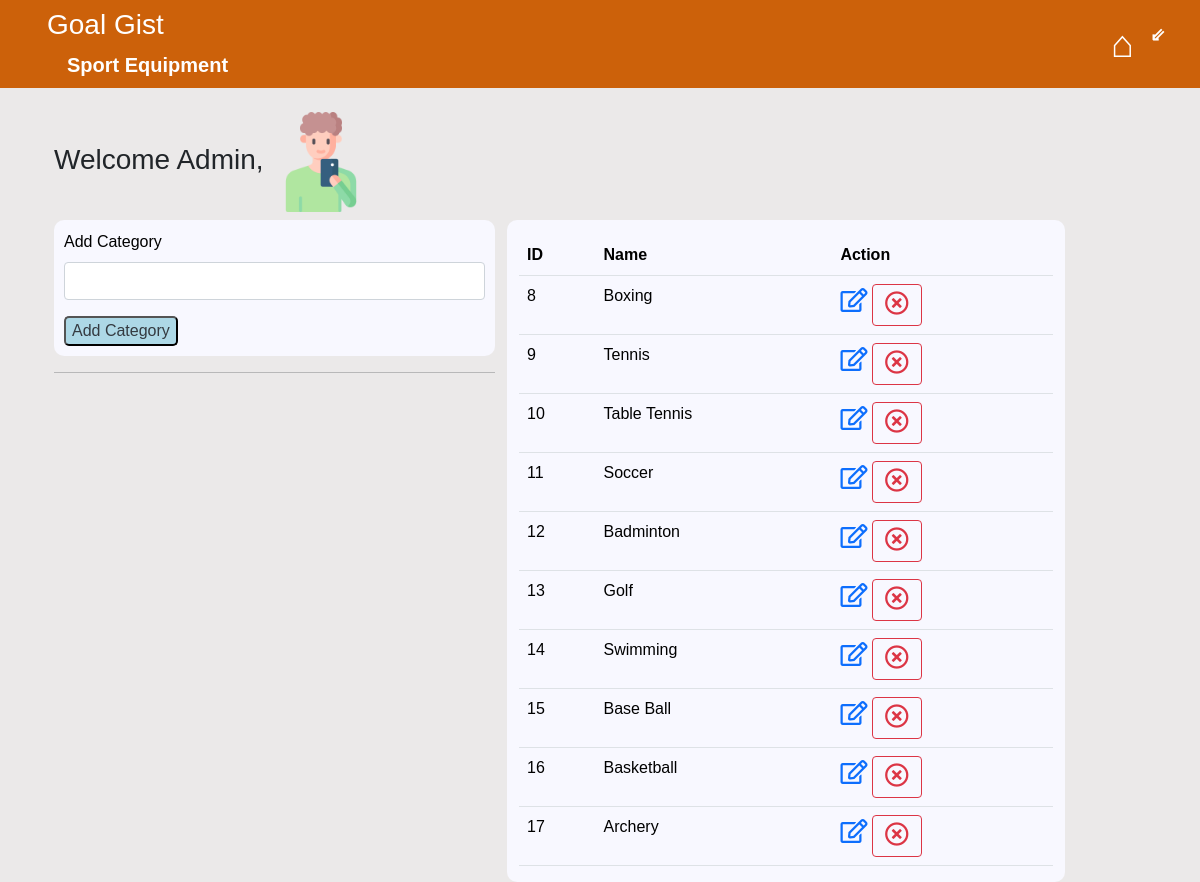
Screenshot of /admin/category.php with the database file from the repository.
### tables this page shows
CREATE TABLE `category` (
  `catid` int(11) NOT NULL,
  `catname` varchar(30) NOT NULL
);

### admin/category.php (the view, shortened to what this page needs)
<!DOCTYPE html>
<html lang="en">
<head>
</head>
<link href="https://cdn.jsdelivr.net/npm/bootstrap@5.3.2/dist/css/bootstrap.min.css" rel="stylesheet">
<body>
    <?php include 'header.php' ?>
    <div class="container mt-4">
        <div class="row">
            <div class="col-md-12">
                <h3>Welcome Admin, <img src="../photo/admin01.jpg" width="100px" height="100px" ; alt="" srcset="">
                </h3>
            </div>
        </div>
        <div class="row">
            <div class="col-md-5">
                <form action="" method="post" id="addandupdate">
                    <div class="form-group mb-3">
                        <label for="" class="form-label" id="add">Add Category</label>
                        <input type="text" name="category" class="form-control" id="">
                    </div>
                    <div>
                        <button class="" id="addandupdatebutton" name="btncategory" type="submit">Add Category</button>
                    </div>
                </form>
                <hr>
            </div>
            <div class="col-md-6" id="list">
               <table class="table table-hover">
                    <tr>
                        <th>ID</th>
                        <th>Name</th>
                        <th>Action</th>
                    </tr>
                    <?php
                     $query = "Select * from category";
                        $go_query = mysqli_query($conn,$query);
                        while($row=mysqli_fetch_array($go_query))
                        {
                            $catid = $row['catid'];
                            $catname = $row['catname'];
                            echo "<tr>";
                            echo "<td>{$catid}</td>";
                            echo "<td>{$catname}</td>";
                            echo "<td><a href='category.php?action=edit&cid={$catid}' id='edit'><i style='font-size:24px' class='far'>&#xf044;</i></a> <a href='category.php?action=delete&cid={$catid}' class='btn btn-outline-danger' id='delete'><i style='font-size:24px' class='far'>&#xf057;</i>
                            </a> </td>";
                            echo "</tr>";
                        }
                    ?>
               </table>
            </div>
        </div>
    </div>
</body>
</html>

### admin/category.php (style rules this page uses)
#addandupdate { background-color: #F8F8FF; padding:10px; border: 2px ; border-radius: 10px; }
#list { height: 100%; background-color: #F8F8FF; padding-top: 15px; border: 2px ; border-radius: 10px; }
#add { color: black; }
#addandupdatebutton { color: #343a40; background-color: lightblue; border-radius: 5px; }

### admin/header.php (style rules this page uses)
body { font-family: 'Arial', sans-serif; background-color: #ebe9e9; }

### rows the page displays
category: catid "8", catname "Boxing"
category: catid "9", catname "Tennis"
category: catid "10", catname "Table Tennis"
category: catid "11", catname "Soccer"
category: catid "12", catname "Badminton"
category: catid "13", catname "Golf"
category: catid "14", catname "Swimming"
category: catid "15", catname "Base Ball"
category: catid "16", catname "Basketball"
category: catid "17", catname "Archery"
